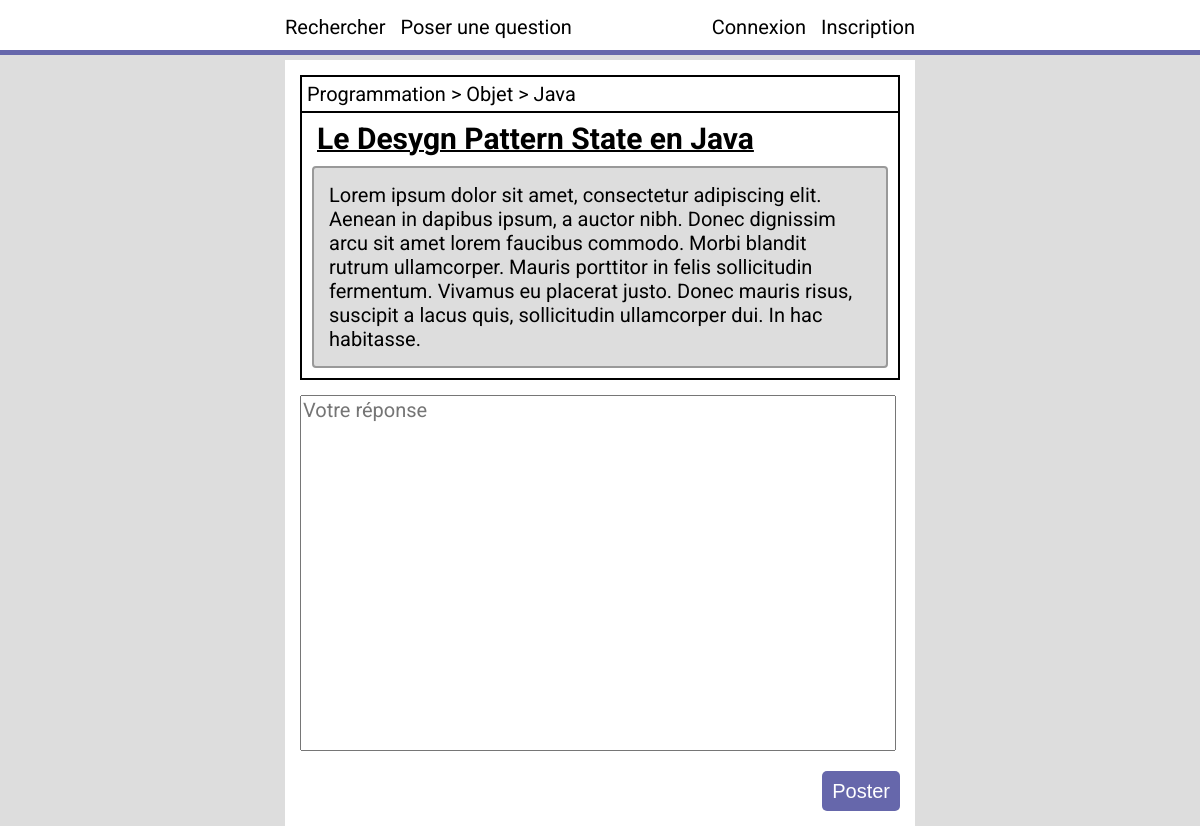
The app's page /writeanswer.php?post=4 with its own data.
### tables this page shows
create table IF NOT EXISTS posts (
    postid int PRIMARY KEY NOT NULL AUTO_INCREMENT,
    title varchar(512) NOT NULL,
    text varchar(16384) NOT NULL,
    categoryid int,
    userid int,
    FOREIGN KEY (categoryid) REFERENCES categories(categoryid) ON DELETE CASCADE,
    FOREIGN KEY (userid) REFERENCES users(userid) ON DELETE CASCADE
);

### data/functions.php (called while the page is built, shortened)
<?php
    function getCategoryArbo($connexion,$id){
        $string = "";
        for($i=0;$i<10 && $id;$i++){
            $req="SELECT name,parent from categories where categoryid = ?";
            $stmt = mysqli_prepare($connexion, $req);
            mysqli_stmt_bind_param($stmt, "i", $id);
            mysqli_stmt_execute($stmt);
            $result = mysqli_stmt_get_result($stmt);
            foreach($result as $ligne) $cat = $ligne;
            $id = $cat["parent"];
            $string = " > " . $cat["name"] . $string;
        }
        return substr($string,3);
    }
    function getPost($connexion,$id){
        $req="SELECT * from posts where postid = ?";
        $stmt = mysqli_prepare($connexion, $req);
        mysqli_stmt_bind_param($stmt, "i", $id);
        mysqli_stmt_execute($stmt);
        $result = mysqli_stmt_get_result($stmt);
        if(mysqli_num_rows($result)>=1){
            foreach($result as $ligne) $return = $ligne;
        }else{
            $return = NULL;
        }
        return $return;
    }
?>

### writeanswer.php (the view, shortened to what this page needs)
<!DOCTYPE html>
<html lang="fr">
    <?php
        if(isset($_GET["post"])){
            $postid=$_GET["post"];
            require "data/db_login.php";
            require "data/functions.php";
            $connexion=mysqli_connect($host,$login,$mdp,$bdd)
            or die("connexion impossible");
            $post = getPost($connexion,$postid);
        }else header("Location:unknow.php");
    ?>
    <head>
        <link href="styles/style.css" rel="stylesheet"/>
        <link href="styles/writeanswer.css" rel="stylesheet"/>
    </head>
    <body>
        <?php include 'data/navbar.php'; ?>
        <main>
            <div id="post">
                <div id="arbo">
                    <?php echo getCategoryArbo($connexion,$post["categoryid"]); ?>
                </div>
                <h3>
                    <?php echo $post["title"] ?>
                </h3>
                <p>
                    <?php echo $post["text"] ?>
                </p>
            </div>
            <form action="sendanswer.php?post=<?php echo $postid; ?>" method="POST" id="form">
                <textarea id="text" name="text" required placeholder="Votre réponse"></textarea>
                <div class="right">
                    <button type="submit" id="submit" name="post">Poster</button>
                </div>
            </form>
        </main>
    </body>
</html>

### styles/style.css (style rules this page uses)
body, textarea { font-family: 'Roboto', sans-serif; font-size: 20px; }
main { width: 50%; margin: 10px auto 0 auto; padding: 15px; background-color: white; }
body { background-color: #DDD; margin: 0; }
input, textarea { accent-color: #6667ab; }
button, input[type="submit"] { border-radius: 5px; height: 40px; font-size: 15px; background-color: #6667ab; color: white; border: 0; transition: 200ms; font-size: 20px; padding: 0 10px 0 10px; }

### styles/writeanswer.css (style rules this page uses)
#post { border: 2px solid black; }
#arbo { border: 2px solid black; margin: -2px; padding: 5px; }
h3 { margin: 10px 15px 0 15px; font-size: 30px; text-decoration: underline; text-decoration-thickness: 2px; }
#post p { margin: 10px; border: 2px solid #999; background-color: #DDD; padding: 15px; border-radius :4px; }
.right { text-align: right; }
textarea { width: calc(100% - 10px); height: 350px; resize: none; margin: 15px 0 15px 0 ; }

### records on screen
posts: title "Le Desygn Pattern State en Java", text "Lorem ipsum dolor sit amet, consectetur adipiscing elit. Aenean in dapibus ipsum, a auctor nibh. Donec dignissim arcu sit amet lorem faucibus commodo. Morbi blandit rutrum ullamcorper. Mauris porttitor in felis sollicitudin fermentum. Vivamus eu placerat justo. Donec mauris risus, suscipit a lacus quis, sollicitudin ullamcorper dui. In hac habitasse."

### other values on screen
getCategoryArbo($connexion,$post["categoryid"]) "Programmation > Objet > Java"
